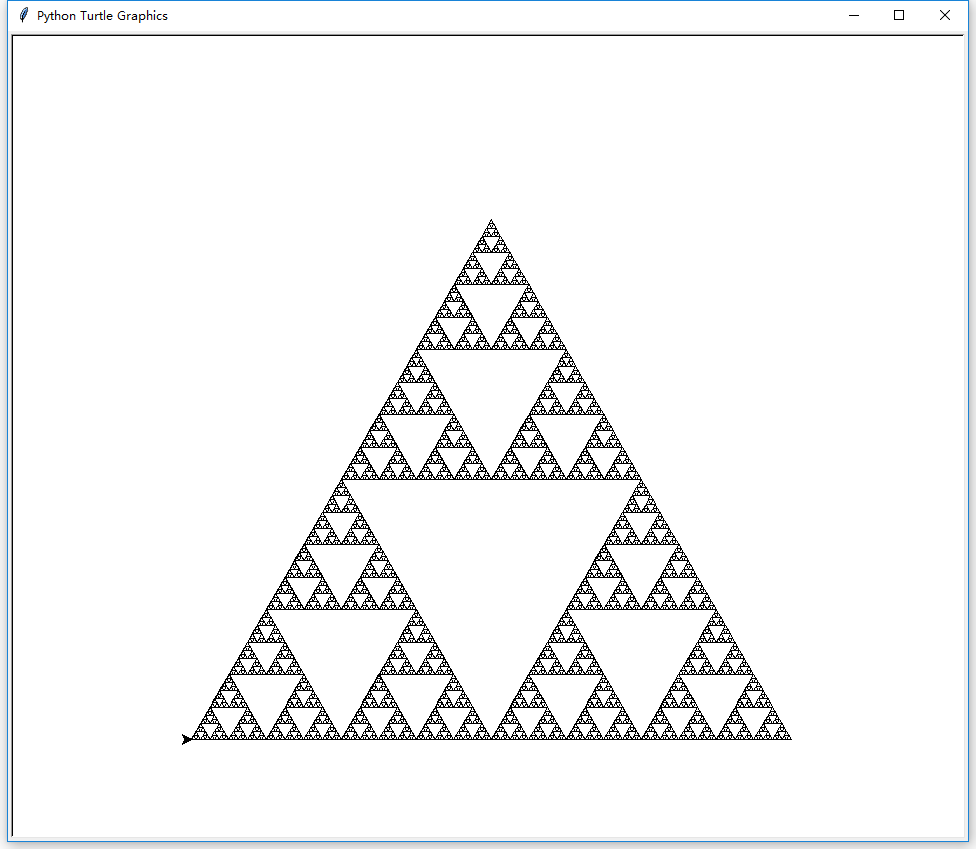

Here is the Python script that generated this plot:
# A201 / Fall 2017
# Programming Assignment 12
# Name :
# IU account :

from turtle import *


def sierpinski(length):
    if length < 7:
        forward(length)
        left(120)
        forward(length)
        left(120)
        forward(length)
        left(120)
    else:
        sierpinski(length/2)
        forward(length/2)

        sierpinski(length/2)
        left(120)
        forward(length/2)
        right(120)

        sierpinski(length/2)
        right(120)
        forward(length/2)
        left(120)

# main program
speed(0)
penup()
setpos(-300, -300)
pendown()
sierpinski(600)
done()
